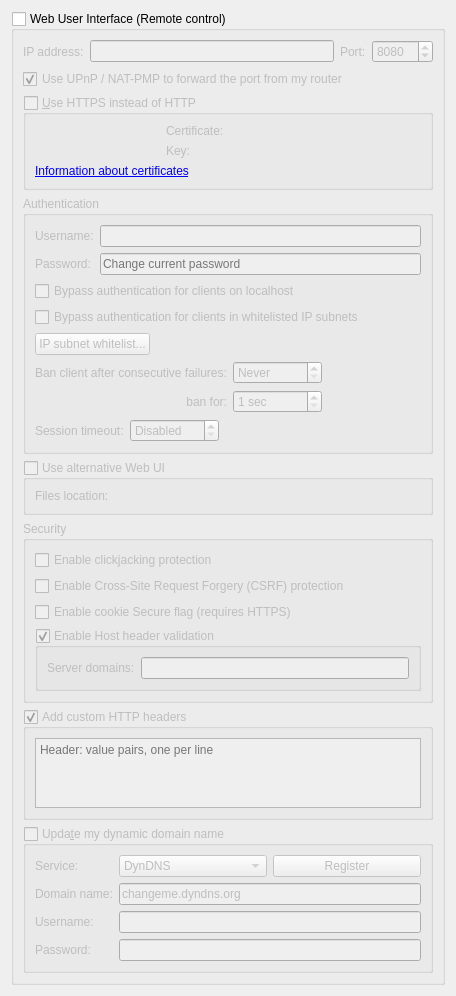
          <widget class="QWidget" name="scrollAreaWidgetContents_7">
           <property name="geometry">
            <rect>
             <x>0</x>
             <y>0</y>
             <width>456</width>
             <height>706</height>
            </rect>
           </property>
           <layout class="QVBoxLayout" name="verticalLayout_23">
            <item>
             <widget class="QGroupBox" name="checkWebUi">
              <property name="title">
               <string>Web User Interface (Remote control)</string>
              </property>
              <property name="checkable">
               <bool>true</bool>
              </property>
              <property name="checked">
               <bool>false</bool>
              </property>
              <layout class="QVBoxLayout" name="verticalLayout_2">
               <item>
                <layout class="QHBoxLayout" name="horizontalLayout_2">
                 <item>
                  <widget class="QLabel" name="lblWebUiAddress">
                   <property name="text">
                    <string>IP address:</string>
                   </property>
                  </widget>
                 </item>
                 <item>
                  <widget class="QLineEdit" name="textWebUiAddress">
                   <property name="toolTip">
                    <string>IP address that the Web UI will bind to.
Specify an IPv4 or IPv6 address. You can specify &quot;0.0.0.0&quot; for any IPv4 address,
&quot;::&quot; for any IPv6 address, or &quot;*&quot; for both IPv4 and IPv6.</string>
                   </property>
                  </widget>
                 </item>
                 <item>
                  <widget class="QLabel" name="lblWebUiPort">
                   <property name="text">
                    <string>Port:</string>
                   </property>
                  </widget>
                 </item>
                 <item>
                  <widget class="QSpinBox" name="spinWebUiPort">
                   <property name="minimum">
                    <number>1</number>
                   </property>
                   <property name="maximum">
                    <number>65535</number>
                   </property>
                   <property name="value">
                    <number>8080</number>
                   </property>
                  </widget>
                 </item>
                </layout>
               </item>
               <item>
                <widget class="QCheckBox" name="checkWebUIUPnP">
                 <property name="text">
                  <string>Use UPnP / NAT-PMP to forward the port from my router</string>
                 </property>
                 <property name="checked">
                  <bool>true</bool>
                 </property>
                </widget>
               </item>
               <item>
                <widget class="QGroupBox" name="checkWebUiHttps">
                 <property name="title">
                  <string>&amp;Use HTTPS instead of HTTP</string>
                 </property>
                 <property name="checkable">
                  <bool>true</bool>
                 </property>
                 <property name="checked">
                  <bool>false</bool>
                 </property>
                 <layout class="QGridLayout" name="gridLayout_11">
                  <item row="1" column="1">
                   <widget class="QLabel" name="lblWebUiKey">
                    <property name="text">
                     <string>Key:</string>
                    </property>
                   </widget>
                  </item>
                  <item row="0" column="1">
                   <widget class="QLabel" name="lblWebUiCrt">
                    <property name="text">
                     <string>Certificate:</string>
                    </property>
                   </widget>
                  </item>
                  <item row="0" column="0">
                   <widget class="QLabel" name="lblSslCertStatus"/>
                  </item>
                  <item row="1" column="0">
                   <widget class="QLabel" name="lblSslKeyStatus"/>
                  </item>
                  <item row="2" column="0" colspan="3">
                   <widget class="QLabel" name="lblWebUIInfo">
                    <property name="text">
                     <string>&lt;a href=https://httpd.apache.org/docs/current/ssl/ssl_faq.html#aboutcerts&gt;Information about certificates&lt;/a&gt;</string>
                    </property>
                    <property name="openExternalLinks">
                     <bool>true</bool>
                    </property>
                   </widget>
                  </item>
                  <item row="0" column="2">
                   <widget class="FileSystemPathLineEdit" name="textWebUIHttpsCert" native="true"/>
                  </item>
                  <item row="1" column="2">
                   <widget class="FileSystemPathLineEdit" name="textWebUIHttpsKey" native="true"/>
                  </item>
                 </layout>
                </widget>
               </item>
               <item>
                <widget class="QGroupBox" name="groupWebUiAuth">
                 <property name="title">
                  <string>Authentication</string>
                 </property>
                 <layout class="QVBoxLayout" name="verticalLayout_35">
                  <item>
                   <layout class="QGridLayout" name="gridLayout_8">
                    <item row="0" column="0">
                     <widget class="QLabel" name="lblWebUiUsername">
                      <property name="text">
                       <string>Username:</string>
                      </property>
                     </widget>
                    </item>
                    <item row="0" column="1">
                     <widget class="QLineEdit" name="textWebUiUsername"/>
                    </item>
                    <item row="1" column="0">
                     <widget class="QLabel" name="lblWebUiPassword">
                      <property name="text">
                       <string>Password:</string>
                      </property>
                     </widget>
                    </item>
                    <item row="1" column="1">
                     <widget class="QLineEdit" name="textWebUiPassword">
                      <property name="echoMode">
                       <enum>QLineEdit::Password</enum>
                      </property>
                      <property name="placeholderText">
                       <string>Change current password</string>
                      </property>
                     </widget>
                    </item>
                   </layout>
                  </item>
                  <item>
                   <widget class="QCheckBox" name="checkBypassLocalAuth">
                    <property name="text">
                     <string>Bypass authentication for clients on localhost</string>
                    </property>
                   </widget>
                  </item>
                  <item>
                   <widget class="QCheckBox" name="checkBypassAuthSubnetWhitelist">
                    <property name="text">
                     <string>Bypass authentication for clients in whitelisted IP subnets</string>
                    </property>
                   </widget>
                  </item>
                  <item>
                   <widget class="QPushButton" name="IPSubnetWhitelistButton">
                    <property name="sizePolicy">
                     <sizepolicy hsizetype="Fixed" vsizetype="Fixed">
                      <horstretch>0</horstretch>
                      <verstretch>0</verstretch>
                     </sizepolicy>
                    </property>
                    <property name="text">
                     <string>IP subnet whitelist...</string>
                    </property>
                   </widget>
                  </item>
                  <item>
                   <layout class="QGridLayout" name="gridLayout_10">
                    <item row="0" column="0">
                     <widget class="QLabel" name="lblBanCounter">
                      <property name="text">
                       <string>Ban client after consecutive failures:</string>
                      </property>
                     </widget>
                    </item>
                    <item row="0" column="2">
                     <spacer name="horizontalSpacer_15">
                      <property name="orientation">
                       <enum>Qt::Horizontal</enum>
                      </property>
                      <property name="sizeHint" stdset="0">
                       <size>
                        <width>40</width>
                        <height>20</height>
                       </size>
                      </property>
                     </spacer>
                    </item>
                    <item row="0" column="1">
                     <widget class="QSpinBox" name="spinBanCounter">
                      <property name="specialValueText">
                       <string>Never</string>
                      </property>
                      <property name="maximum">
                       <number>2147483647</number>
                      </property>
                     </widget>
                    </item>
                    <item row="1" column="0">
                     <widget class="QLabel" name="lblBanDuration">
                      <property name="text">
                       <string>ban for:</string>
                      </property>
                      <property name="alignment">
                       <set>Qt::AlignRight|Qt::AlignTrailing|Qt::AlignVCenter</set>
                      </property>
                     </widget>
                    </item>
                    <item row="1" column="1">
                     <widget class="QSpinBox" name="spinBanDuration">
                      <property name="suffix">
                       <string> sec</string>
                      </property>
                      <property name="minimum">
                       <number>1</number>
                      </property>
                      <property name="maximum">
                       <number>2147483647</number>
                      </property>
                     </widget>
                    </item>
                   </layout>
                  </item>
                  <item>
                   <layout class="QHBoxLayout" name="horizontalLayout_13">
                    <item>
                     <widget class="QLabel" name="lblSessionTimeout">
                      <property name="text">
                       <string>Session timeout:</string>
                      </property>
                     </widget>
                    </item>
                    <item>
                     <widget class="QSpinBox" name="spinSessionTimeout">
                      <property name="specialValueText">
                       <string>Disabled</string>
                      </property>
                      <property name="suffix">
                       <string> sec</string>
                      </property>
                      <property name="maximum">
                       <number>2147483647</number>
                      </property>
                     </widget>
                    </item>
                    <item>
                     <spacer name="horizontalSpacer_11">
                      <property name="orientation">
                       <enum>Qt::Horizontal</enum>
                      </property>
                      <property name="sizeHint" stdset="0">
                       <size>
                        <width>40</width>
                        <height>20</height>
                       </size>
                      </property>
                     </spacer>
                    </item>
                   </layout>
                  </item>
                 </layout>
                </widget>
               </item>
               <item>
                <widget class="QGroupBox" name="groupAltWebUI">
                 <property name="title">
                  <string>Use alternative Web UI</string>
                 </property>
                 <property name="checkable">
                  <bool>true</bool>
                 </property>
                 <property name="checked">
                  <bool>false</bool>
                 </property>
                 <layout class="QHBoxLayout" name="horizontalLayout_5">
                  <item>
                   <widget class="QLabel" name="labelWebUIRootFolder">
                    <property name="text">
                     <string>Files location:</string>
                    </property>
                   </widget>
                  </item>
                  <item>
                   <widget class="FileSystemPathLineEdit" name="textWebUIRootFolder" native="true"/>
                  </item>
                 </layout>
                </widget>
               </item>
               <item>
                <widget class="QGroupBox" name="groupBox_3">
                 <property name="title">
                  <string>Security</string>
                 </property>
                 <layout class="QVBoxLayout" name="verticalLayout_33">
                  <item>
                   <widget class="QCheckBox" name="checkClickjacking">
                    <property name="text">
                     <string>Enable clickjacking protection</string>
                    </property>
                   </widget>
                  </item>
                  <item>
                   <widget class="QCheckBox" name="checkCSRFProtection">
                    <property name="text">
                     <string>Enable Cross-Site Request Forgery (CSRF) protection</string>
                    </property>
                   </widget>
                  </item>
                  <item>
                   <widget class="QCheckBox" name="checkSecureCookie">
                    <property name="text">
                     <string>Enable cookie Secure flag (requires HTTPS)</string>
                    </property>
                   </widget>
                  </item>
                  <item>
                   <widget class="QGroupBox" name="groupHostHeaderValidation">
                    <property name="title">
                     <string>Enable Host header validation</string>
                    </property>
                    <property name="checkable">
                     <bool>true</bool>
                    </property>
                    <layout class="QVBoxLayout" name="verticalLayout_32">
                     <item>
                      <layout class="QHBoxLayout" name="horizontalLayout_10">
                       <item>
                        <widget class="QLabel" name="labelServerDomains">
                         <property name="text">
                          <string>Server domains:</string>
                         </property>
                        </widget>
                       </item>
                       <item>
                        <widget class="QLineEdit" name="textServerDomains">
                         <property name="toolTip">
                          <string>Whitelist for filtering HTTP Host header values.
In order to defend against DNS rebinding attack,
you should put in domain names used by WebUI server.

Use ';' to split multiple entries. Can use wildcard '*'.</string>
                         </property>
                        </widget>
                       </item>
                      </layout>
                     </item>
                    </layout>
                   </widget>
                  </item>
                 </layout>
                </widget>
               </item>
               <item>
                <widget class="QGroupBox" name="groupWebUIAddCustomHTTPHeaders">
                 <property name="title">
                  <string>Add custom HTTP headers</string>
                 </property>
                 <property name="checkable">
                  <bool>true</bool>
                 </property>
                 <layout class="QVBoxLayout" name="verticalLayout_8">
                  <item>
                   <widget class="QPlainTextEdit" name="textWebUICustomHTTPHeaders">
                    <property name="lineWrapMode">
                     <enum>QPlainTextEdit::NoWrap</enum>
                    </property>
                    <property name="placeholderText">
                     <string>Header: value pairs, one per line</string>
                    </property>
                   </widget>
                  </item>
                 </layout>
                </widget>
               </item>
               <item>
                <widget class="QGroupBox" name="checkDynDNS">
                 <property name="title">
                  <string>Upda&amp;te my dynamic domain name</string>
                 </property>
                 <property name="checkable">
                  <bool>true</bool>
                 </property>
                 <property name="checked">
                  <bool>false</bool>
                 </property>
                 <layout class="QFormLayout" name="formLayout_5">
                  <item row="0" column="0">
                   <widget class="QLabel" name="label_19">
                    <property name="text">
                     <string>Service:</string>
                    </property>
                   </widget>
                  </item>
                  <item row="0" column="1">
                   <layout class="QHBoxLayout" name="horizontalLayout_3">
                    <item>
                     <widget class="QComboBox" name="comboDNSService">
                      <item>
                       <property name="text">
                        <string notr="true">DynDNS</string>
                       </property>
                      </item>
                      <item>
                       <property name="text">
                        <string notr="true">No-IP</string>
                       </property>
                      </item>
                     </widget>
                    </item>
                    <item>
                     <widget class="QPushButton" name="registerDNSBtn">
                      <property name="text">
                       <string>Register</string>
                      </property>
                     </widget>
                    </item>
                   </layout>
                  </item>
                  <item row="1" column="0">
                   <widget class="QLabel" name="label_20">
                    <property name="text">
                     <string>Domain name:</string>
                    </property>
                   </widget>
                  </item>
                  <item row="1" column="1">
                   <widget class="QLineEdit" name="domainNameTxt">
                    <property name="text">
                     <string notr="true">changeme.dyndns.org</string>
                    </property>
                   </widget>
                  </item>
                  <item row="2" column="0">
                   <widget class="QLabel" name="label_21">
                    <property name="text">
                     <string>Username:</string>
                    </property>
                   </widget>
                  </item>
                  <item row="2" column="1">
                   <widget class="QLineEdit" name="DNSUsernameTxt">
                    <property name="maxLength">
                     <number>50</number>
                    </property>
                   </widget>
                  </item>
                  <item row="3" column="0">
                   <widget class="QLabel" name="label_22">
                    <property name="text">
                     <string>Password:</string>
                    </property>
                   </widget>
                  </item>
                  <item row="3" column="1">
                   <widget class="QLineEdit" name="DNSPasswordTxt">
                    <property name="maxLength">
                     <number>50</number>
                    </property>
                    <property name="echoMode">
                     <enum>QLineEdit::Password</enum>
                    </property>
                   </widget>
                  </item>
                 </layout>
                </widget>
               </item>
              </layout>
             </widget>
            </item>
            <item>
             <spacer name="verticalSpacer">
              <property name="orientation">
               <enum>Qt::Vertical</enum>
              </property>
              <property name="sizeHint" stdset="0">
               <size>
                <width>20</width>
                <height>40</height>
               </size>
              </property>
             </spacer>
            </item>
           </layout>
          </widget>
